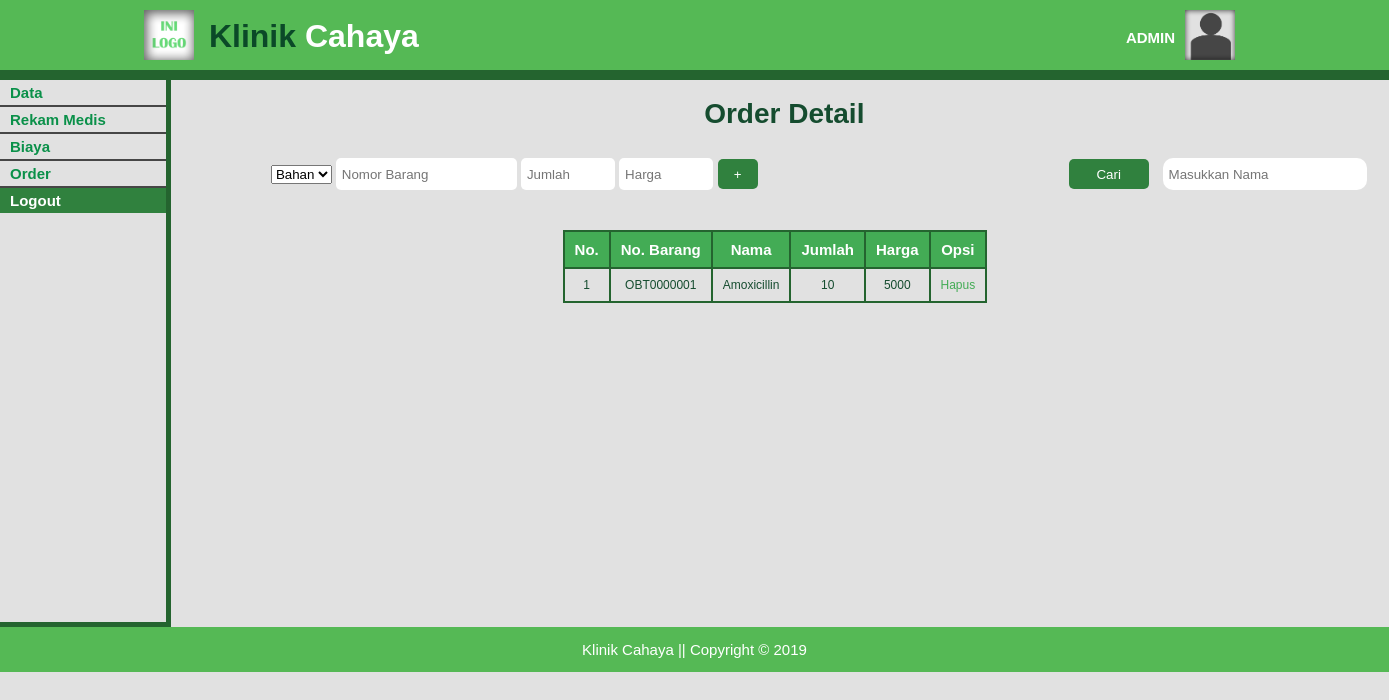
/detail_order.php (signed in), run on the app's committed database.
### tables this page shows
CREATE TABLE `orderobat_detail` (
  `no_order` varchar(10) NOT NULL,
  `no_obat` varchar(10) NOT NULL,
  `harga` int(11) DEFAULT NULL,
  `jumlah` int(11) DEFAULT NULL
);

CREATE TABLE `tb_obat` (
  `no_obat` varchar(10) NOT NULL,
  `nama` varchar(20) DEFAULT NULL,
  `stok` int(11) DEFAULT NULL,
  `harga` int(11) DEFAULT NULL,
  `deskripsi` varchar(30) DEFAULT NULL
);

### detail_order.php (the view, shortened to what this page needs)
<!DOCTYPE html>
<html>
  <head>
    <link rel="stylesheet" href="./css/data-ad_style.css">
  </head>
  <body>
    <header>
      <div class="container">
        <div id="logo">
          <img src="./img/ini_logo.png" alt="Logo">
          <a href="index-a.php"><span class="hightlight">Klinik</span> Cahaya</a>
        </div>
        <div id="profil">
          <img src="./img/pp.png" alt="Profil">
          <h4>ADMIN</h4>
        </div>
      </div>
    </header>
    <section id="sidemenu">
      <div class="container">
        <ul>
          <li class="main">Data
          </li>
          <li class="main"><a href="data_rm-a.php">Rekam Medis</a></li>
					<li class="main">Biaya
          </li>
          <li class="main"><a href="data_order-a.php">Order</a></li>
          <li id="logout"><a href="logout-action.php">Logout</a></li>
        </ul>
      </div>
    </section>
    <section id="content">
      <div class="container">
        <div class="title">
          <h2>Order Detail</h2>
        </div>
        <div class="button">
				 <?php
					 include('connect.php');
					 if(isset($_GET['aksi'])){
						 if($_GET['aksi'] == 'deleteb'){
							 		deleteb($connect);
						 }elseif($_GET['aksi'] == 'deleteo'){
							 		deleteo($connect);
						 }
					 }else{
						 ?>
						 <form class="add" action="" method="post">
							 <select class="jk" name="barang">
							 	<option value="bahan">Bahan</option>
							 </select>
	           	<input type="text" name="no" placeholder="&nbsp;Nomor Barang">
	 						<input style="width:90px;" type="text" name="jumlah" placeholder="&nbsp;Jumlah">
	 						<input style="width:90px;" type="text" name="harga" placeholder="&nbsp;Harga">
	 						<input class="submit" style="width:40px;" type="submit" name="tmbh" value="+">
	           </form>
						 <?php
					 }
				 ?>
					<form class="search" action="" method="post">
						<input class="submit" type="submit" name="cariB" value="Cari">
	          <input class="text" type="text" name="cari" placeholder="&nbsp;Masukkan Nama">
					</form>
        </div>
        <br>
        <div class="table">
          <table border=1px>
            <tr>
              <th>No.</th>
              <th>No. Barang</th>
              <th>Nama</th>
              <th>Jumlah</th>
							<th>Harga</th>
              <th>Opsi</th>
            </tr>
            <?php
              include('connect.php');
							$cari = empty($_POST['cariB']) ? '' : $_POST['cariB'];
							$inputan = empty($_POST['cari']) ? '' : $_POST['cari'];
							if (isset($cari)) {
								if ($inputan != "") {
									$sql = mysqli_query($connect,"SELECT * FROM orderobat_detail AS od INNER JOIN tb_obat USING(no_obat)  WHERE nama like '%$inputan%'");
								}else{
									$sql = mysqli_query($connect,"SELECT * FROM orderobat_detail AS od INNER JOIN tb_obat USING(no_obat)");
								}
							}else{
									$sql = mysqli_query($connect,"SELECT * FROM orderobat_detail AS od INNER JOIN tb_obat USING(no_obat)");
							}
              $no = 1;
              while ($data = mysqli_fetch_array($sql)) {
              ?>
              <tr>
                <td><?php echo $no++; ?></td>
                <td><?php echo $data['no_obat']; ?></td>
                <td><?php echo $data['nama']; ?></td>
                <td><?php echo $data['jumlah']; ?></td>
								<td><?php echo $data['harga']; ?></td>
                <td>
                  <a class="hapus" href="detail_order.php?aksi=deleteo&id=<?php echo $data['no_obat']; ?>&no=<?php echo $data['no_order']; ?>">Hapus</a>
                </td>
              </tr>
							<?php  }
							 ?>
          </table>
        </div>
      </div>
    </section>
    <footer>
      <div class="container">
        <p>Klinik Cahaya || Copyright &copy; 2019</p>
      </div>
    </footer>
  </body>
</html>

### css/data-ad_style.css (style rules this page uses)
body { background-color: #e1e1e1; font: 15px/1 arial,sans-serif; padding: 0; margin: 0; }
.container { width: 80%; margin: auto; overflow: hidden; }
ul { margin: 0; padding: 0; }
header { padding: 10px 0 10px 0; background-color: #55b955; border-bottom: #24642f 10px solid; color : #ffffff; }
header img { width: 50px; height: 50px; }
header #logo img { float:left; padding-left: 5px; }
header #logo a { text-decoration: none; color: white; font-size: 32px; font-weight: bold; float: left; padding: 10px 0 0 15px; }
header .hightlight { color:#0b4928; }
header #profil img { float: right; padding-right: 15px; }
header #profil h4 { float:right; margin: 0; padding: 20px 10px 0 0; }
#sidemenu { padding: 0 0 0 0; color: #0a9049; font-size: 15px; font-weight: bold; float: left; }
#sidemenu .container { width: 150%; margin: auto; left: auto; right: auto; min-height: 542px; border-right: #24642f 5px solid; border-bottom: #24642f 5px solid; }
#sidemenu .main { border-bottom: #464646 2px solid; }
#sidemenu ul li { padding: 5px 0 5px 10px;; }
#sidemenu a { text-decoration: none; color: #0a9049; }
#logout { background-color: #30813e; }
#logout a { color: #ffffff; }
#content { margin: 0; padding: 0 0 0 60px; min-height: 542px; color:#154c2f; text-align: center; float: left; }
#content .container { width:135%; margin:auto; min-height: 500px; }
#content .title { width: 85%; padding: 20px 0 20px 100px; margin: 0; }
#content .button { width: 99%; padding-top: 20px; text-align: right; margin: 0 0 0 0; padding: 10px 0 0 0; }
.add { float: left; margin-left: 100px; }
.add input { border-radius: 5px; border: none; height:30px; }
.search { float: right; }
.submit { background-color: #30813e; color: #ffffff; width: 80px; height: 30px; border: none; border-radius: 5px; margin: 0 10px 0 0; }
.text { border: none; width: 200px; height: 30px; border-radius: 10px; }
#content .title h2 { font-size: 28px; margin: 0; padding: 0; }
#content .table { width:100%; margin: 0; padding: 40px 0 0 0; text-align: -webkit-center; clear: both; }
table { border-collapse: collapse; }
table th, td { border: 2px solid #24642f; padding: 10px; text-align: center; }
th { background-color: #43ac55; color: #ffffff; }
td { font-size: 12px; }
td a { text-decoration: none; color: #43ac55; }
footer { clear: both; background-color: #55b955; text-align: center; color: #ffffff; }

### data on the page
orderobat_detail: no_obat "OBT0000001", no_obat.nama "Amoxicillin", jumlah "10", no_obat.harga "5000"
